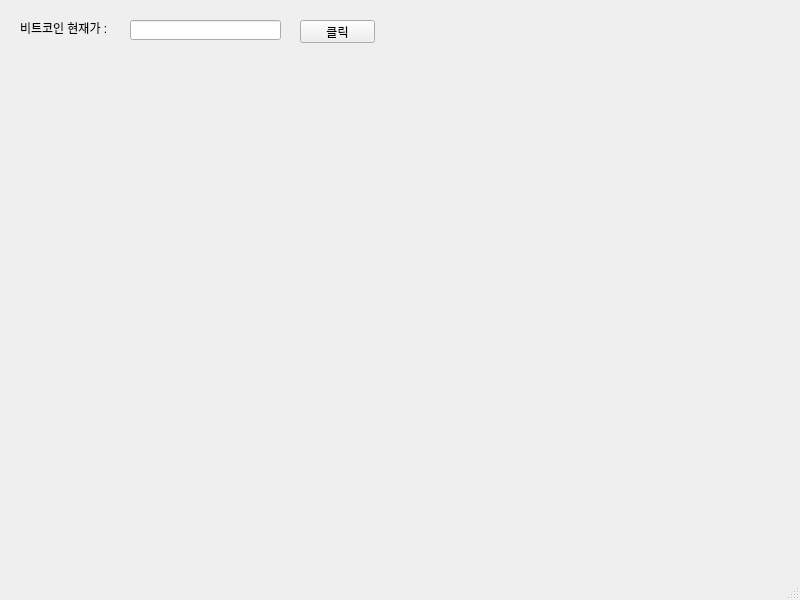
<?xml version="1.0" encoding="UTF-8"?>
<ui version="4.0">
 <class>MainWindow</class>
 <widget class="QMainWindow" name="MainWindow">
  <property name="geometry">
   <rect>
    <x>0</x>
    <y>0</y>
    <width>800</width>
    <height>600</height>
   </rect>
  </property>
  <property name="windowTitle">
   <string>MainWindow</string>
  </property>
  <widget class="QWidget" name="centralwidget">
   <widget class="QLineEdit" name="lineEdit">
    <property name="geometry">
     <rect>
      <x>130</x>
      <y>20</y>
      <width>151</width>
      <height>20</height>
     </rect>
    </property>
   </widget>
   <widget class="QLabel" name="label">
    <property name="geometry">
     <rect>
      <x>20</x>
      <y>20</y>
      <width>101</width>
      <height>16</height>
     </rect>
    </property>
    <property name="text">
     <string>비트코인 현재가 :</string>
    </property>
   </widget>
   <widget class="QPushButton" name="pushButton">
    <property name="geometry">
     <rect>
      <x>300</x>
      <y>20</y>
      <width>75</width>
      <height>23</height>
     </rect>
    </property>
    <property name="text">
     <string>클릭</string>
    </property>
   </widget>
  </widget>
  <widget class="QMenuBar" name="menubar">
   <property name="geometry">
    <rect>
     <x>0</x>
     <y>0</y>
     <width>800</width>
     <height>21</height>
    </rect>
   </property>
  </widget>
  <widget class="QStatusBar" name="statusbar"/>
 </widget>
 <resources/>
 <connections/>
</ui>
